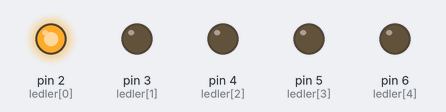
Bench run of a sketch on a simulated Arduino Uno, built with avr-gcc and run on an emulated ATmega328P. On the bench: output pins drawn as LEDs (lit = HIGH).

Above: at 0.2 s.
At 1.2 s:
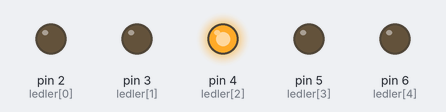
At 1.7 s:
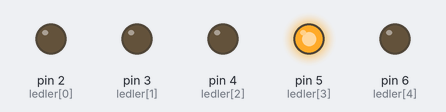
At 2.2 s:
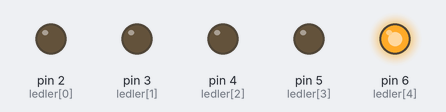
At 4.7 s:
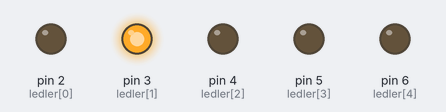
Timing chart, 0 to 5.2 s (numbered marks = the images above):
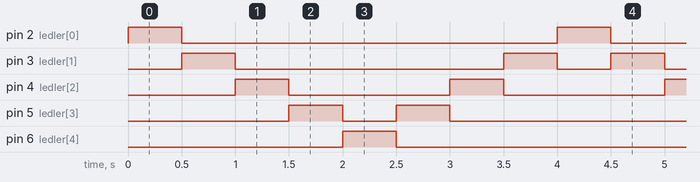

Measured:
- by itself, pin 2 (ledler[0]), pin 6 (ledler[4]): alternates HIGH for 0.50 s and LOW for 3.5 s
- by itself, pin 3 (ledler[1]): repeats every 4.0 s: LOW 2.5 s, HIGH 0.50 s, LOW 0.50 s, HIGH 0.50 s
- by itself, pin 4 (ledler[2]): alternates HIGH for 0.50 s and LOW for 1.5 s
- by itself, pin 5 (ledler[3]): repeats every 4.0 s: LOW 0.50 s, HIGH 0.50 s, LOW 2.5 s, HIGH 0.50 s

The sketch:

Kara_Simsek.ino
```cpp
int ledler[]={2,3,4,5,6};
void setup (){
  for(int i=0; i<5; i++){
  pinMode(ledler[i], OUTPUT);
  }
}
void loop(){
  for(int i=0; i<5; i++){
  digitalWrite(ledler[i],HIGH);
  delay(500);
  digitalWrite(ledler[i],LOW);
  }
  for(int j=3; j>0; j--){
  digitalWrite(ledler[j],HIGH);
  delay(500);
  digitalWrite(ledler[j],LOW);
  }
}
```
